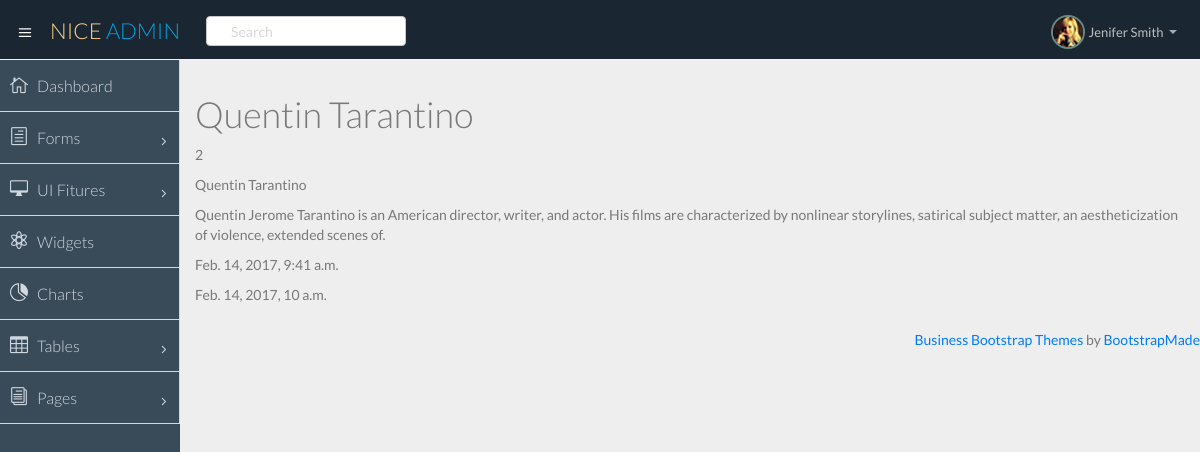
The app's page /directors/2/ with its own data.
### directors/models.py (models this page shows, shortened)
class Director(models.Model):
    name = models.CharField(max_length=120)
    bio = models.TextField()
    created_at = models.DateTimeField(auto_now=False, auto_now_add=True)
    updated_at = models.DateTimeField(auto_now=True, auto_now_add=False)

### directors/views.py (the view)
# urls.py: url(r'^(?P<id>\d+)/$', director_show, name='show')
def director_show(request, id=None):
    director = get_object_or_404(Director, id=id)
    context_data = {
        'director': director,
        'title': director.name
    }
    return render(request, 'directors/show.html', context_data)

### templates/directors/show.html
{% extends 'layouts/base.html' %}
{% block content %}
    <h1>{{ title }}</h1>
    <p>{{ director.id }}</p>
    <p>{{ director.name }}</p>
    <p>{{ director.bio }}</p>
    <p>{{ director.created_at }}</p>
    <p>{{ director.updated_at }}</p>
{% endblock content %}

### records on screen
Director: name "Quentin Tarantino", id "2", bio "Quentin Jerome Tarantino is an American director, writer, and actor. His films are characterized by nonlinear storylines, satirical subject matter, an aestheticization of violence, extended scenes of.", created_at "Feb. 14, 2017, 9:41 a.m.", updated_at "Feb. 14, 2017, 10 a.m."
